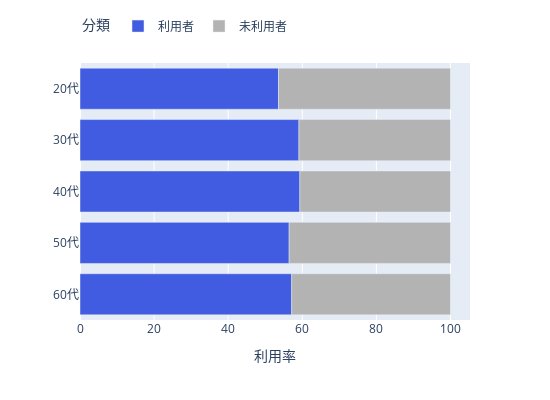

Notebook cell for this chart:
### Code cell
# 年代を追加
today = datetime.datetime.now()
def age(birthdate):
  age = today.year - birthdate.year - ((today.month, today.day) < (birthdate.month, birthdate.day))
  age = age // 10 * 10 # 年代に変換
  return age
emp['age'] = emp['birthday'].apply(lambda x: age(x))

#社員マスタに利用者フラグを付与
users = select_tbl('users')
users_emp = pd.merge(users, emp, on='employee_ID', how='left')
trn_user_id_li = this_month_trn['USER_ID'].unique().tolist()
users_emp['use_fg'] = users_emp['ID'].apply(lambda x: 1 if x in trn_user_id_li else 0)

#年代別に集計
users_emp['emp_ct'] = 1
age_tbl = users_emp.groupby('age',as_index=False)[['emp_ct','use_fg']].sum()
age_tbl['利用者'] = age_tbl['use_fg']/age_tbl['emp_ct'] * 100
age_tbl['未利用者'] = 100 - age_tbl['利用者']
age_tbl = pd.melt(
    age_tbl,
    id_vars=['age','emp_ct','use_fg'],
    value_name='利用率',
    var_name='分類'
  )
age_tbl['age'] = age_tbl['age'].astype(str) + '代'
age_tbl = age_tbl.sort_values('age', ascending=False)

#グラフ作成
color_map = {'利用者': '#415ce0', '未利用者': '#b3b3b3'}
fig2 = px.bar(age_tbl, x='利用率', y='age', color='分類', color_discrete_map=color_map)
fig2.update_yaxes(title_text='')
fig2.update_layout(
  # showlegend=False,
  legend=dict(orientation='h', y=1.2),
  width=550,height=400
)

### Figure 1 — Plotly figure (JSON) as saved in the notebook; plotly's stock layout.template omitted (floating-point values rounded to 4 significant figures)
{"data": [{"alignmentgroup": "True", "hovertemplate": "分類=利用者<br>利用率=%{x}<br>age=%{y}<extra></extra>", "legendgroup": "利用者", "marker": {"color": "#415ce0", "pattern": {"shape": ""}}, "name": "利用者", "offsetgroup": "利用者", "orientation": "h", "showlegend": true, "textposition": "auto", "type": "bar", "x": [57.14, 56.45, 59.34, 59.09, 53.57], "xaxis": "x", "y": ["60代", "50代", "40代", "30代", "20代"], "yaxis": "y"}, {"alignmentgroup": "True", "hovertemplate": "分類=未利用者<br>利用率=%{x}<br>age=%{y}<extra></extra>", "legendgroup": "未利用者", "marker": {"color": "#b3b3b3", "pattern": {"shape": ""}}, "name": "未利用者", "offsetgroup": "未利用者", "orientation": "h", "showlegend": true, "textposition": "auto", "type": "bar", "x": [42.86, 43.55, 40.66, 40.91, 46.43], "xaxis": "x", "y": ["60代", "50代", "40代", "30代", "20代"], "yaxis": "y"}], "layout": {"barmode": "relative", "height": 400, "legend": {"orientation": "h", "title": {"text": "分類"}, "tracegroupgap": 0, "y": 1.2}, "margin": {"t": 60}, "width": 550, "xaxis": {"anchor": "y", "domain": [0, 1], "title": {"text": "利用率"}}, "yaxis": {"anchor": "x", "domain": [0, 1], "title": {"text": ""}}}}
